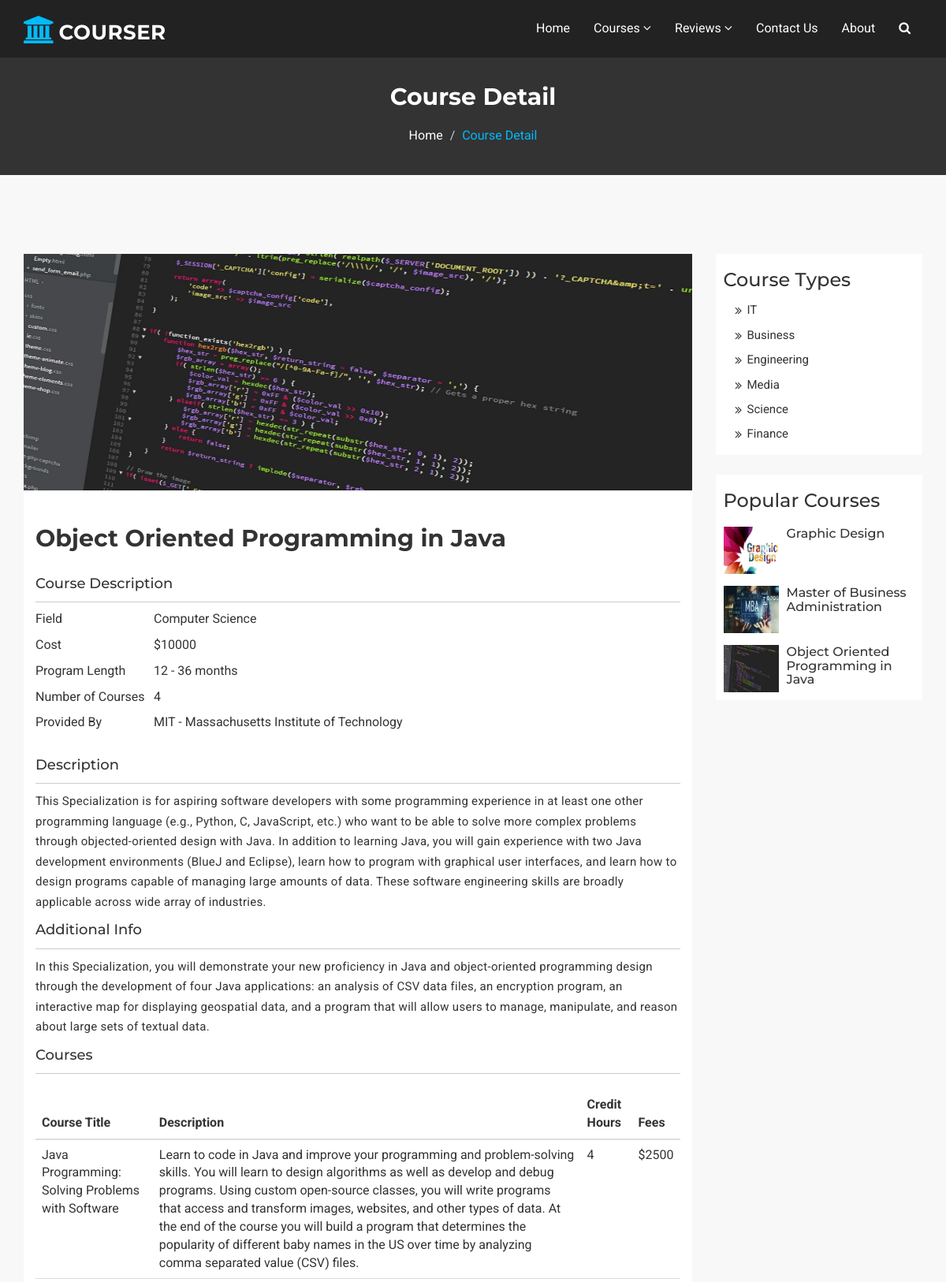
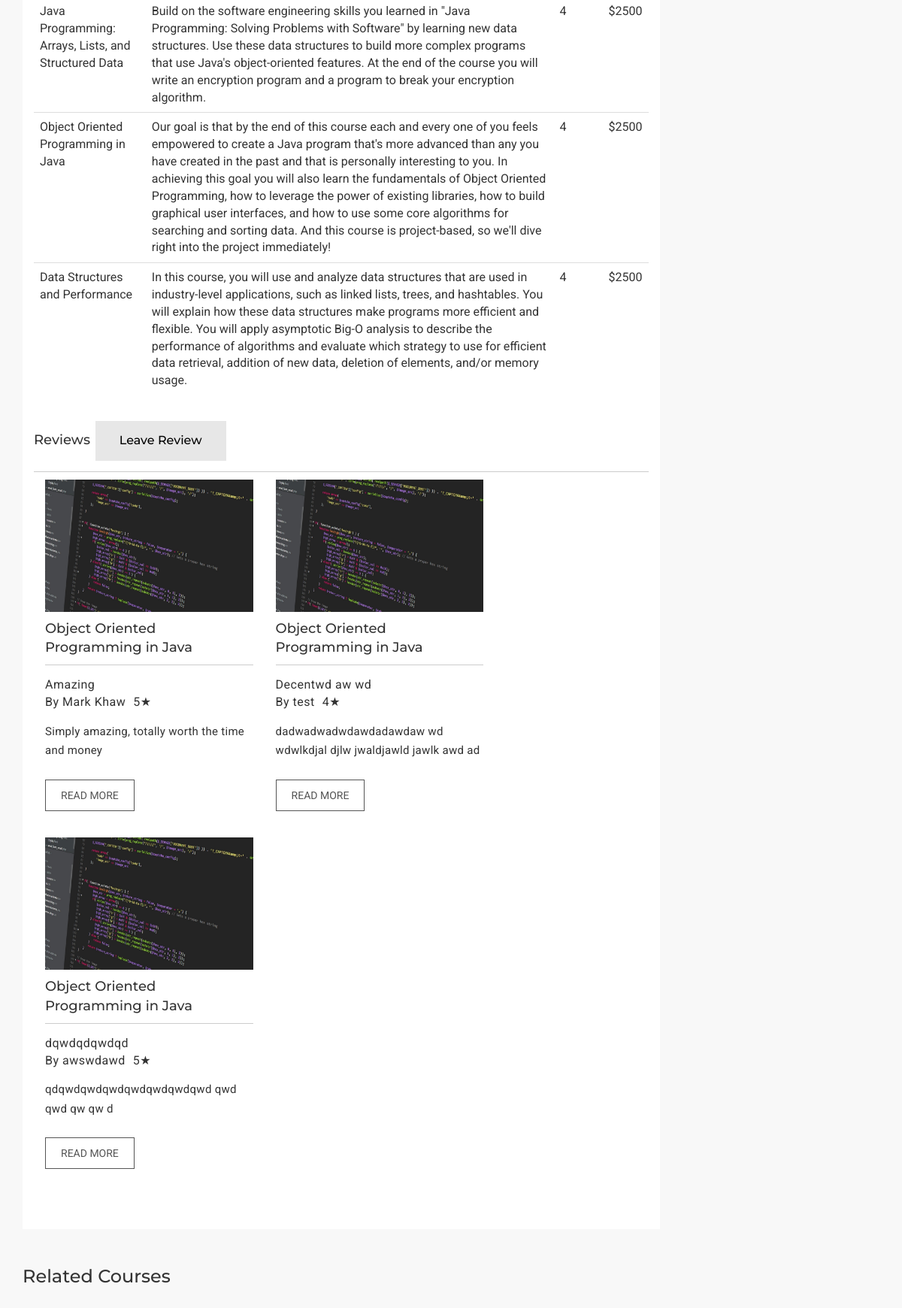
The app's page /course-detail.php?id=1 (upper part) with its own data (2 pictures, top to bottom).
### tables this page shows
CREATE TABLE `courses` (
  `course_id` int(11) NOT NULL,
  `course_name` varchar(200) NOT NULL,
  `course_type` varchar(200) NOT NULL,
  `course_cost` varchar(300) NOT NULL,
  `course_length` varchar(200) NOT NULL,
  `course_desc` varchar(10000) NOT NULL,
  `course_info` varchar(10000) NOT NULL,
  `course_img` varchar(100) NOT NULL,
  `course_classes` varchar(200) NOT NULL,
  `course_prov` varchar(200) NOT NULL
);

CREATE TABLE `classes` (
  `class_id` int(11) NOT NULL,
  `course_id` int(11) NOT NULL,
  `class_name` text NOT NULL,
  `class_desc` text NOT NULL,
  `class_cred` text NOT NULL,
  `class_fee` text NOT NULL
);

CREATE TABLE `reviews` (
  `review_id` int(11) NOT NULL,
  `course_id` int(11) NOT NULL,
  `review_name` text NOT NULL,
  `review_title` text NOT NULL,
  `review_text` text NOT NULL,
  `review_rating` int(11) NOT NULL,
  `review_email` text NOT NULL
);

### course-detail.php (the view, shortened to what this page needs)
<?php
	include_once('dbinc.php');
	$ID = $_GET['id'];
	$sql = "SELECT * FROM courses where course_id='$ID';";
	$result = mysqli_query($conn, $sql) or die("Bad Query:$sql");
	$row = mysqli_fetch_array($result);
?>
<!DOCTYPE html>
<html lang="en">
  <head>
    <link href="assets/css/font-awesome.css" rel="stylesheet">
    <link href="assets/css/bootstrap.css" rel="stylesheet">
    <link rel="stylesheet" type="text/css" href="assets/css/slick.css">
    <link rel="stylesheet" href="assets/css/jquery.fancybox.css" type="text/css" media="screen" />
    <link id="switcher" href="assets/css/theme-color/default-theme.css" rel="stylesheet">
    <link href="assets/css/style.css" rel="stylesheet">
  </head>
  <body>
 <section id="mu-page-breadcrumb">
   <div class="container">
     <div class="row">
       <div class="col-md-12">
         <div class="mu-page-breadcrumb-area">
           <h2>Course Detail</h2>
           <ol class="breadcrumb">
            <li><a href="index.php">Home</a></li>
            <li class="active">Course Detail</li>
          </ol>
         </div>
       </div>
     </div>
   </div>
 </section>
 <section id="mu-course-content">
   <div class="container">
     <div class="row">
       <div class="col-md-12">
         <div class="mu-course-content-area">
            <div class="row">
              <div class="col-md-9">
                <div class="mu-course-container mu-course-details">
                  <div class="row">
                    <div class="col-md-12">
                      <div class="mu-latest-course-single">
                        <figure class="mu-latest-course-img">
                          <a href="#"><img src="<?php echo $row['course_img']?>" alt="img" height="300"></a>
                          <figcaption class="mu-latest-course-imgcaption">
                          </figcaption>
							</figure>
							<div class="mu-latest-course-single-content">
							  <h2><a href="#"><?php echo $row['course_name']?></a></h2>
							  <h4>Course Description</h4>
							  <ul>
								<li> <span>Field</span> <span><?php echo $row['course_type']?></span></li>
								<li> <span>Cost</span> <span><?php echo $row['course_cost']?></span></li>
								<li> <span>Program Length</span> <span><?php echo $row['course_length']?></span></li>
								<li> <span>Number of Courses</span> <span><?php echo $row['course_classes']?></span></li>
								<li> <span>Provided By</span> <span><?php echo $row['course_prov']?></span></li>
							  </ul>
							  <h4>Description</h4>
							  <p><?php echo $row['course_desc']?></p>
							  <h4>Additional Info</h4>
							  <p><?php echo $row['course_info']?></p>
							  <h4>Courses</h4>
							  <div class="table-responsive">
								<table class="table">
								<thead>
								  <tr>
									<th> Course Title </th>
									<th> Description </th>
									<th> Credit Hours</th>
									<th> Fees </th>
								  </tr>
								</thead>
								<tbody>
								<?php
								 $stmt = "SELECT * FROM classes WHERE course_id='$ID';";
								 $result2 = mysqli_query($conn, $stmt) or die("Bad Query:$stmt");
								while($row2 = mysqli_fetch_array($result2))
								{
								?>
								  <tr>
									<td><?php echo $row2['class_name']?></td>
									<td><?php echo $row2['class_desc']?></td>
									<td><?php echo $row2['class_cred']?></td>
									<td><?php echo $row2['class_fee']?></td>
								  </tr>
								  <?php
								}
								?>
								</tbody>
							  </table>
							  </div>
							  <h4>Reviews <a href="review.php"><button class="button">Leave Review</button></a> </h4>
							<div class="col-md-9">
							<div class="mu-course-container mu-blog-archive">
							  <div class="row">
							  <?php
							  $ID = $_GET['id'];
							  $sql = "SELECT * FROM reviews where course_id='$ID';";
							  $result = mysqli_query($conn, $sql) or die("Bad Query:$sql");
							  while($row = mysqli_fetch_array($result))
							  {
								  ?>
								<div class="col-md-6 col-sm-6">
								  <article class="mu-blog-single-item">
									<figure class="mu-blog-single-img">
									<?php
									  $courseid = $row['course_id'];
									  $sql2 = "SELECT * FROM courses where course_id='$courseid';";
									  $result2 = mysqli_query($conn, $sql2) or die("Bad Query:$sql2");
									  $row2 = mysqli_fetch_array($result2);
									  ?>
									  <a href="reviewsingle.php?id=<?php echo $row['review_id']?>"><img src="<?php echo $row2['course_img']?>" alt="img" width="331.75" height = "176.38"></a>
									  <figcaption class="mu-blog-caption">
										<h4><a href="reviewsingle.php?id=<?php echo $row['review_id']?>"><?php echo $row2['course_name']?></a></h3>
									  </figcaption>
									</figure>
									<div class="mu-blog-meta">
									  <a><?php echo $row['review_title']?></a>
									  <br>
									  <a>By <?php echo $row['review_name']?></a>
									  <a><?php echo $row['review_rating']?>★</a>
									</div>
									<div class="mu-blog-description">
									  <p class="elipsis"><?php echo $row['review_text']?></p>
									  <a class="mu-read-more-btn" href="reviewsingle.php?id=<?php echo $row['review_id']?>">Read More</a>
									</div>
								  </article>
								</div>
								<?php
							  }
							  ?>
							  </div>
							</div>
						  </div>
                        </div>
                      </div>
                    </div>
                  </div>
                </div>
                <div class="row">
                  <div class="col-md-12">
                    <div class="mu-related-item">
                  <h3>Related Courses</h3>
                </div>
                  </div>
                </div>
              </div>
              <div class="col-md-3">
                <aside class="mu-sidebar">
                  <div class="mu-single-sidebar">
                    <h3>Course Types</h3>
                    <ul class="mu-sidebar-catg">
                      <li><a href="search.php?search=IT&submit-search=true">IT</a></li>
                      <li><a href="search.php?search=Business&submit-search=true">Business</a></li>
                      <li><a href="search.php?search=Engineering&submit-search=true">Engineering</a></li>
                      <li><a href="search.php?search=Media&submit-search=true">Media</a></li>
                      <li><a href="search.php?search=Science&submit-search=true">Science</a></li>
                      <li><a href="search.php?search=Finance&submit-search=true">Finance</a></li>
                    </ul>
                  </div>
                  <div class="mu-single-sidebar">
                    <h3>Popular Courses</h3>
                    <div class="mu-sidebar-popular-courses">
                      <div class="media">
                        <div class="media-left">
						<?php
						     $related = "SELECT * FROM courses WHERE course_id='4';";
						     $result3 = mysqli_query($conn, $related) or die("Bad Query:$related");
							 $row3 = mysqli_fetch_array($result3);
							?>
                          <a href="course-detail.php?id=4">
                            <img class="media-object" src="<?php echo $row3['course_img']?>" alt="img">
                          </a>
                        </div>
                        <div class="media-body">
                          <h4 class="media-heading"><a href="course-detail.php?id=4"><?php echo $row3['course_name']?></a></h4>
                        </div>
                      </div>
                        <div class="media">
                        <div class="media-left">
						<?php
						     $related = "SELECT * FROM courses WHERE course_id='3';";
						     $result3 = mysqli_query($conn, $related) or die("Bad Query:$related");
							 $row3 = mysqli_fetch_array($result3);
							?>
                          <a href="course-detail.php?id=3">
                            <img class="media-object" src="<?php echo $row3['course_img']?>" alt="img">
                          </a>
                        </div>
                        <div class="media-body">
                          <h4 class="media-heading"><a href="course-detail.php?id=3"><?php echo $row3['course_name']?></a></h4>
                        </div>
                      </div>
                      <div class="media">
                        <div class="media-left">
						<?php
						     $related = "SELECT * FROM courses WHERE course_id='1';";
						     $result3 = mysqli_query($conn, $related) or die("Bad Query:$related");
							 $row3 = mysqli_fetch_array($result3);
							?>
                          <a href="course-detail.php?id=1">
                            <img class="media-object" src="<?php echo $row3['course_img']?>" alt="img">
                          </a>
                        </div>
                        <div class="media-body">
                          <h4 class="media-heading"><a href="course-detail.php?id=1"><?php echo $row3['course_name']?></a></h4>
                        </div>
                      </div>
                    </div>
                  </div>
                </aside>
             </div>
           </div>
         </div>
       </div>
     </div>
   </div>
 </section>
  </body>
</html>

### assets/css/theme-color/default-theme.css (style rules this page uses)
#mu-menu .navbar-header .navbar-brand i { color: #01bafd; }
#mu-page-breadcrumb .mu-page-breadcrumb-area .breadcrumb .active { color: #01bafd; }
#mu-course-content { background-color: #f8f8f8; display: inline; float: left; padding: 100px 0; width: 100%; }
#mu-course-content .mu-course-content-area { display: inline; float: left; width: 100%; }
#mu-course-content .mu-course-content-area .mu-course-container { display: inline; float: left; width: 100%; }
#mu-course-content .mu-course-content-area .mu-course-container .mu-latest-course-single { border: 1px solid #ccc; margin-bottom: 30px; }
.mu-related-item { display: inline; float: left; margin-top: 30px; width: 100%; }

### course-detail.php (style rules this page uses)
.button { background-color: #e7e7e7; color: black; border: none; padding: 15px 32px; text-align: center; text-decoration: none; display: inline-block; font-size: 16px; margin: 4px 2px; cursor: pointer; }

### records on screen
courses: course_name "Object Oriented Programming in Java", course_type "Computer Science", course_cost "$10000", course_length "12 - 36 months", course_classes "4", course_prov "MIT - Massachusetts Institute of Technology", course_desc "This Specialization is for aspiring software developers with some programming experience in at least one other programming language (e.g., Python, C, JavaScript, etc.) who want to be able to solve more complex problems through objected-oriented design with Java. In addition to learning Java, you will gain experience with two Java development environments (BlueJ and Eclipse), learn how to program with graphical user interfaces, and learn how to design programs capable of managing large amounts of data. These software engineering skills are broadly applicable across wide array of industries.", course_info "In this Specialization, you will demonstrate your new proficiency in Java and object-oriented programming design through the development of four Java applications: an analysis of CSV data files, an encryption program, an interactive map for displaying geospatial data, and a program that will allow users to manage, manipulate, and reason about large sets of textual data."
classes: class_name "Java Programming: Solving Problems with Software", class_desc "Learn to code in Java and improve your programming and problem-solving skills. You will learn to design algorithms as well as develop and debug programs. Using custom open-source classes, you will write programs that access and transform images, websites, and other types of data. At the end of the course you will build a program that determines the popularity of different baby names in the US over time by analyzing comma separated value (CSV) files.", class_cred "4", class_fee "$2500"
classes: class_name "Java Programming: Arrays, Lists, and Structured Data", class_desc "Build on the software engineering skills you learned in \"Java Programming: Solving Problems with Software\" by learning new data structures. Use these data structures to build more complex programs that use Java's object-oriented features. At the end of the course you will write an encryption program and a program to break your encryption algorithm.", class_cred "4", class_fee "$2500"
classes: class_name "Object Oriented Programming in Java", class_desc "Our goal is that by the end of this course each and every one of you feels empowered to create a Java program that's more advanced than any you have created in the past and that is personally interesting to you. In achieving this goal you will also learn the fundamentals of Object Oriented Programming, how to leverage the power of existing libraries, how to build graphical user interfaces, and how to use some core algorithms for searching and sorting data. And this course is project-based, so we'll dive right into the project immediately!", class_cred "4", class_fee "$2500"
classes: class_name "Data Structures and Performance", class_desc "In this course, you will use and analyze data structures that are used in industry-level applications, such as linked lists, trees, and hashtables. You will explain how these data structures make programs more efficient and flexible. You will apply asymptotic Big-O analysis to describe the performance of algorithms and evaluate which strategy to use for efficient data retrieval, addition of new data, deletion of elements, and/or memory usage.", class_cred "4", class_fee "$2500"
reviews: course.course_name "Object Oriented Programming in Java", review_title "Amazing", review_name "Mark Khaw", review_rating "5", review_text "Simply amazing, totally worth the time and money"
reviews: course.course_name "Object Oriented Programming in Java", review_title "Decentwd aw wd", review_name "test", review_rating "4", review_text "dadwadwadwdawdadawdaw wd wdwlkdjal djlw jwaldjawld jawlk awd ad"
reviews: course.course_name "Object Oriented Programming in Java", review_title "dqwdqdqwdqd", review_name "awswdawd", review_rating "5", review_text "qdqwdqwdqwdqwdqwdqwdqwd qwd qwd qw qw d"
courses: course_name "Graphic Design"
courses: course_name "Master of Business Administration"
